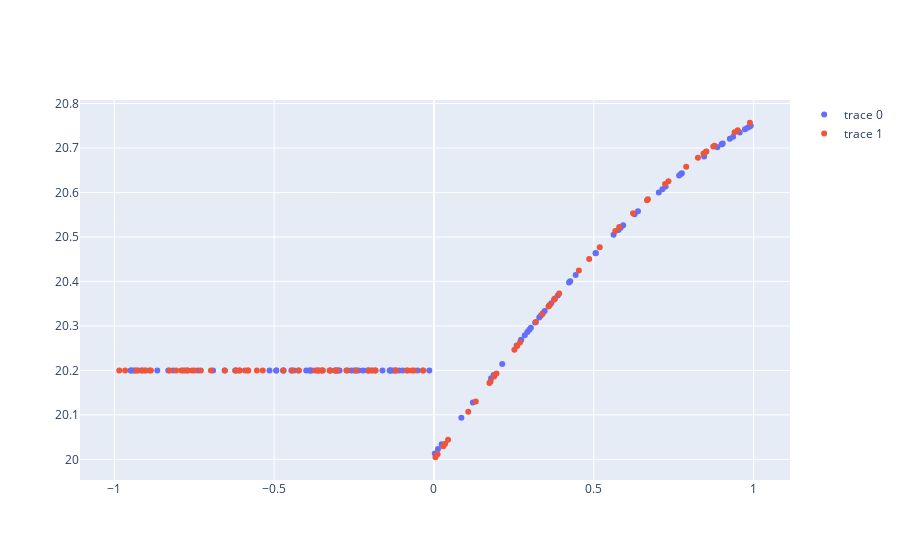

Notebook source saved alongside this figure:
### Code cell
fig = go.Figure(go.Scatter(x = test_x_values[:,0], y = test_tensors_in_y, mode = 'markers'))

fig.add_trace(go.Scatter(x = original_x_values[:,0], y = y_values+20, mode = 'markers'))

fig.show()
